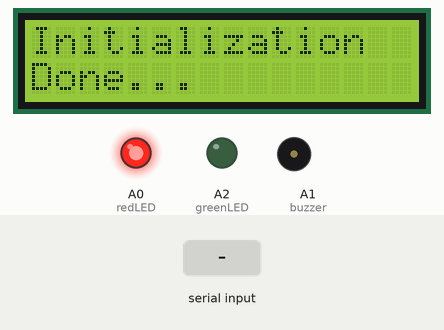
Simulated run of this sketch. Board: Arduino Uno, built with avr-gcc and run on an emulated ATmega328P. Parts: 16×2 character LCD, output pins drawn as LEDs (lit = HIGH), buzzer (waves = sounding, pin HIGH). The test bench sets the inputs (shaded band). The local clock reads 2024-03-15 10:24:30 at power-on unless the sketch sets it; storage starts empty; pins used as bus, display or sensor lines are not drawn; what the sketch prints to the serial monitor is not drawn.

Above: at 3.2 s.
At 5.8 s:
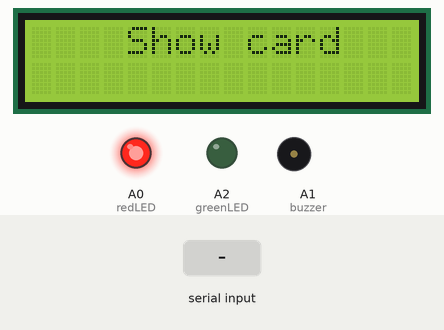
5.9 s: "1" received over the second serial link
At 7.2 s:
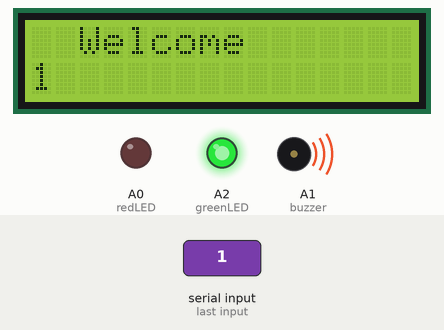
Timing chart, 0 to 10.4 s (numbered marks = the images above; inputs shaded):
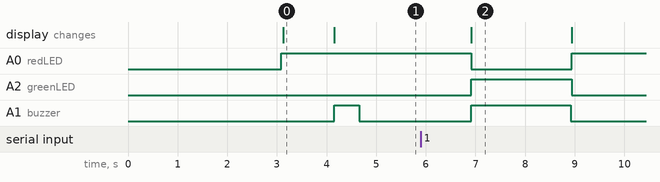

Measured:
- after the input at 5.9 s, A0 (redLED): HIGH → LOW after 1.0 s, → HIGH 2.0 s later; A2 (greenLED), A1 (buzzer): LOW → HIGH after 1.0 s, → LOW 2.0 s later; the display: changes after 1.0 s (image 2)
- what the display in image 0 shows lasts 1.1 s, from 3.1 s to 4.2 s

The sketch:

rfid_new_arduino.ino
```cpp
#include <RTClib.h> // for the RTC
#include <SoftwareSerial.h>
#include <LCD_I2C.h>
SoftwareSerial s(6, 7); // RX, TX
LCD_I2C lcd(0x27, 16, 2); // Default address of most PCF8574 modules, change according
RTC_DS1307 rtc;
#include <SPI.h> // for the RFI and SD card module
#include <SD.h> // for the SD card
File myFile;
String uid, payload;
#define CS_SD 10

const int checkInHour = 9;
const int checkInMinute = 5;

//Variable to hold user check in
int userCheckInHour;
int userCheckInMinute;


const int redLED = A0;
const int greenLED = A2;
const int buzzer = A1;

String data;
void setup() {
  // Open serial communications and wait for port to open:
  Serial.begin(9600);
  SPI.begin();
  pinMode(redLED, OUTPUT);
  pinMode(greenLED, OUTPUT);
  pinMode(buzzer, OUTPUT);
  lcd.begin(); // If you are using more I2C devices using the Wire library use lcd.begin(false)
  lcd.backlight();
  while (!Serial) {
    ; // wait for serial port to connect. Needed for native USB port only
  }

  // set the data rate for the SoftwareSerial port
  s.begin(9600);

  Serial.print("Initializing SD card...");
  lcd.print("Initializing ");
  lcd.setCursor(0, 1);
  lcd.print("SD card...");
  delay(3000);
  digitalWrite(redLED, HIGH);
  lcd.clear();
  if (!SD.begin(CS_SD)) {
    Serial.println("initialization failed!");
    lcd.print("Initializing ");
    lcd.setCursor(0, 1);
    lcd.print("failed!");
    return;
  }
  Serial.println("initialization done.");
  lcd.print("Initialization ");
  lcd.setCursor(0, 1);
  lcd.print("Done...");
  delay(1000);

  // Setup for the RTC
  if (!rtc.begin()) {
    Serial.println("Couldn't find RTC");
    lcd.clear();
    lcd.print("Couldn't find RTC");
    while (1);
  }
  else {
    // following line sets the RTC to the date & time this sketch was compiled
    rtc.adjust(DateTime(F(__DATE__), F(__TIME__)));
  }
  if (!rtc.isrunning()) {
    Serial.println("RTC is NOT running!");
    lcd.clear();
    lcd.print("RTC Not Running!");
  }

  lcd.clear();
  lcd.print("    Show card        ");
  digitalWrite(buzzer,HIGH);
  delay(500);
  digitalWrite(buzzer,LOW);

}

void loop() { // run over and over
  if (s.available()) {
    data = s.readString();
//    Serial.println(data);
    payload = data.substring(data.indexOf('$') + 1 , data.indexOf('&'));
    uid = data.substring(data.indexOf('&') + 1, data.indexOf('%'));

//    Serial.print("Payload: ");
//    Serial.print(payload);
//    Serial.print("   uid: ");
//    Serial.print(uid);


    if (payload == "Not found!") {
      lcd.clear();
      lcd.setCursor(0, 0);
      lcd.print(payload);
      //not found buzzer
      digitalWrite(redLED, HIGH);
      digitalWrite(greenLED, LOW);
      digitalWrite(buzzer,HIGH);
      delay(200);
      digitalWrite(buzzer, LOW);
      delay(200);
      lcd.clear();
      lcd.print("Show card     ");

    }
    else {
      lcd.clear();
      lcd.setCursor(0, 0);
      lcd.print("  Welcome     ");
      lcd.setCursor(0, 1);
      lcd.print(payload);
      digitalWrite(buzzer, HIGH);
      digitalWrite(greenLED, HIGH);
      digitalWrite(redLED, LOW);
      delay(2000);
      digitalWrite(buzzer,LOW);
      lcd.clear();
      lcd.print("Show card      ");
//      digitalWrite(buzzer, LOW);
      digitalWrite(greenLED, LOW);
      digitalWrite(redLED, HIGH);
      logCard();
    }
  }

}

void logCard() {
  // Enables SD card chip select pin
  digitalWrite(CS_SD, LOW);

  // Open file
  myFile = SD.open("DATA.txt", FILE_WRITE);

  // If the file opened ok, write to it
  if (myFile) {
    Serial.println("File opened ok");
    delay(2000);
    myFile.print(uid);
    myFile.print(", ");

    // Save time on SD card
    DateTime now = rtc.now();
    myFile.print(now.year(), DEC);
    myFile.print('/');
    myFile.print(now.month(), DEC);
    myFile.print('/');
    myFile.print(now.day(), DEC);
    myFile.print(',');
    myFile.print(now.hour(), DEC);
    myFile.print(':');
    myFile.println(now.minute(), DEC);
    Serial.println("sucessfully written on SD card");
    delay(2000);

    myFile.close();

    // Save check in time;
    userCheckInHour = now.hour();
    userCheckInMinute = now.minute();
  }
  else {

    Serial.println("error opening data.txt");
    Serial.print("error opening data.txt");
  }
  // Disables SD card chip select pin
  digitalWrite(CS_SD, HIGH);
}
```
